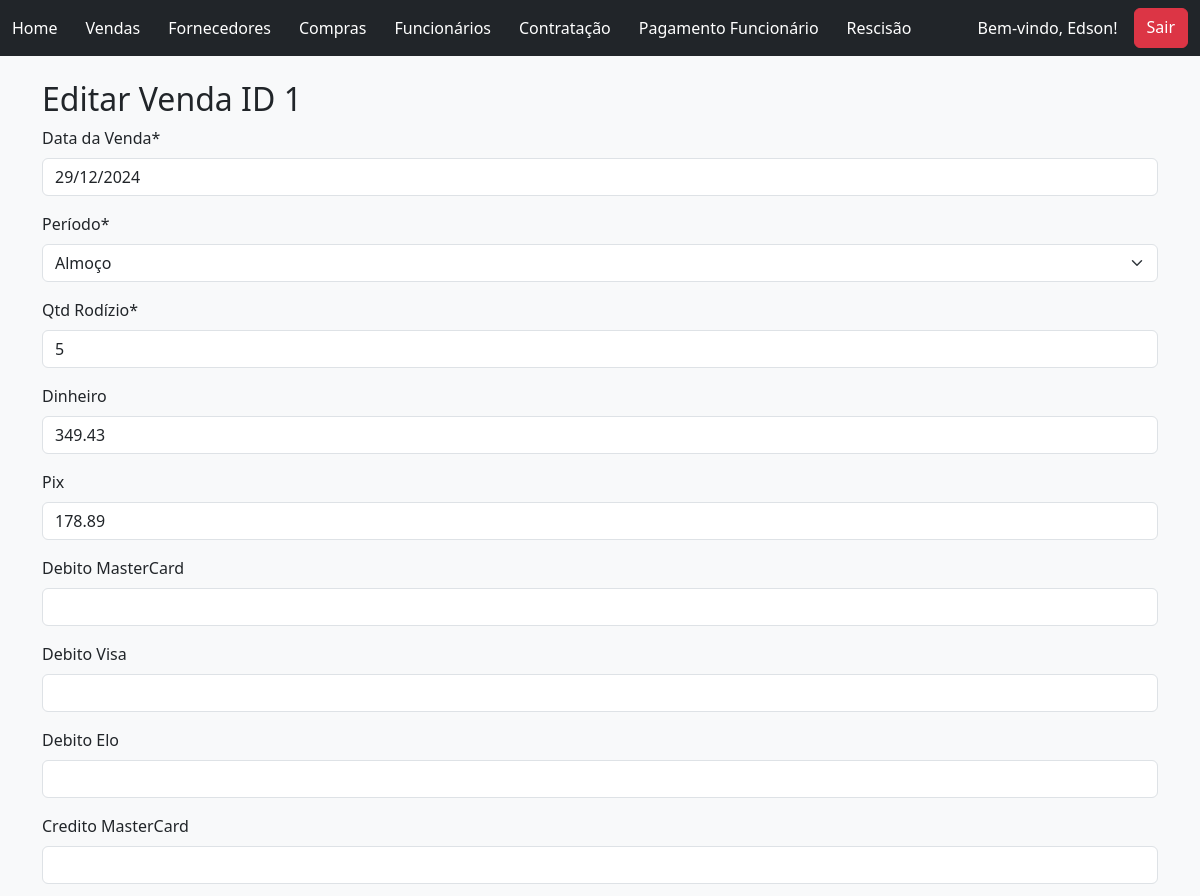
The app's page /update_vendas/1 (signed in, upper part), older data.
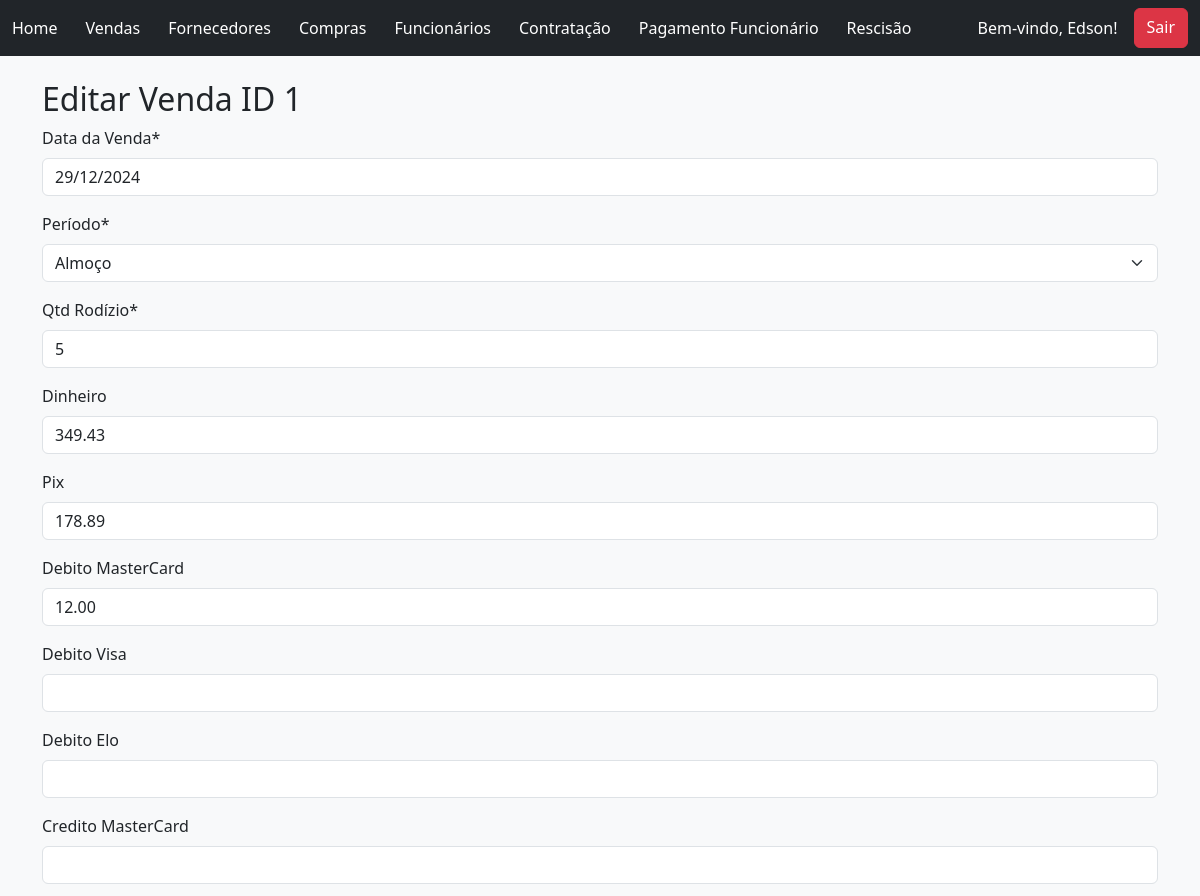
The same page, newer data.
### vendas/models.py (models this page shows, shortened)
class Vendas(models.Model):
    PERIODO_CHOICES = [
        ('Almoço', 'Almoço'),
        ('Jantar', 'Jantar'),
        ]
    created_at = models.DateTimeField(auto_now_add=True)
    data_venda = models.DateField(verbose_name="Data da Venda", null=False, blank=False)
    periodo = models.CharField(verbose_name="Período", max_length=6, choices=PERIODO_CHOICES, blank=False)
    rodizio = models.IntegerField(verbose_name="Qtd Rodízio", null=False, blank=False)
    dinheiro = models.DecimalField(verbose_name="Dinheiro", max_digits=8, decimal_places=2, null=True, blank=True)
    pix = models.DecimalField(verbose_name="Pix", max_digits=8, decimal_places=2, null=True, blank=True)
    debito_mastercard = models.DecimalField(verbose_name="Debito MasterCard", max_digits=8, decimal_places=2, null=True, blank=True)
    debito_visa = models.DecimalField(verbose_name="Debito Visa", max_digits=8, decimal_places=2, null=True, blank=True)
    debito_elo = models.DecimalField(verbose_name="Debito Elo", max_digits=8, decimal_places=2, null=True, blank=True)
    credito_mastercard = models.DecimalField(verbose_name="Credito MasterCard", max_digits=8, decimal_places=2, null=True, blank=True)
    credito_visa = models.DecimalField(verbose_name="Credito Visa", max_digits=8, decimal_places=2, null=True, blank=True)
    credito_elo = models.DecimalField(verbose_name="Credito Elo", max_digits=8, decimal_places=2, null=True, blank=True)
    alelo = models.DecimalField(verbose_name="Alelo", max_digits=8, decimal_places=2, null=True, blank=True)
    american_express = models.DecimalField(verbose_name="Amex", max_digits=8, decimal_places=2, null=True, blank=True)
    hiper = models.DecimalField(verbose_name="HiperCard", max_digits=8, decimal_places=2, null=True, blank=True)
    sodexo = models.DecimalField(verbose_name="Sodexo", max_digits=8, decimal_places=2, null=True, blank=True)
    ticket_rest = models.DecimalField(verbose_name="Ticket Refeição", max_digits=8, decimal_places=2, null=True, blank=True)
    vale_refeicao = models.DecimalField(verbose_name="Vale Refeição", max_digits=8, decimal_places=2, null=True, blank=True)
    dinersclub = models.DecimalField(verbose_name="DinersClub", max_digits=8, decimal_places=2, null=True, blank=True)
    socio = models.DecimalField(verbose_name="Sócio", max_digits=8, decimal_places=2, null=True, blank=True)
    dt_atualizado = models.DateTimeField(auto_now=True, null=False, blank=False)
    author = models.ForeignKey(User, on_delete=models.PROTECT, blank=False)

### vendas/views.py (the view, shortened to what this page needs)
# urls.py: path('update_vendas/<int:pk>', VendasUpDateView.as_view(), name="update_vendas"),
class VendasUpDateView(LoginRequiredMixin, PermissionRequiredMixin, UpdateView):
    model = Vendas
    fields = ["data_venda", "periodo", "rodizio", "dinheiro", "pix", "debito_mastercard", "debito_visa",
              "debito_elo", "credito_mastercard", "credito_visa", "credito_elo", "alelo", "american_express",
              "hiper", "sodexo", "ticket_rest", "vale_refeicao", "dinersclub", "socio"]
    success_url = reverse_lazy("venda_list")
    permission_required = 'vendas.change_vendas'

### vendas/templates/vendas/vendas_form.html (shortened to what this page needs)
{% extends 'global/base.html' %}
{% load crispy_forms_tags %}
{% block content %}
  {% if vendas.pk %}
    <h2>Editar Venda ID {{vendas.pk}}</h2>
  {% else %}
    <h2>Lançamento Nova Venda</h2>
  {% endif %}
<form method="POST">
    {{ form|crispy }}
</form>
{% endblock content %}

Row changes from the older to the newer data that the page shows:
changed Vendas "Almoço": debito_mastercard (not shown) → "12.00"
